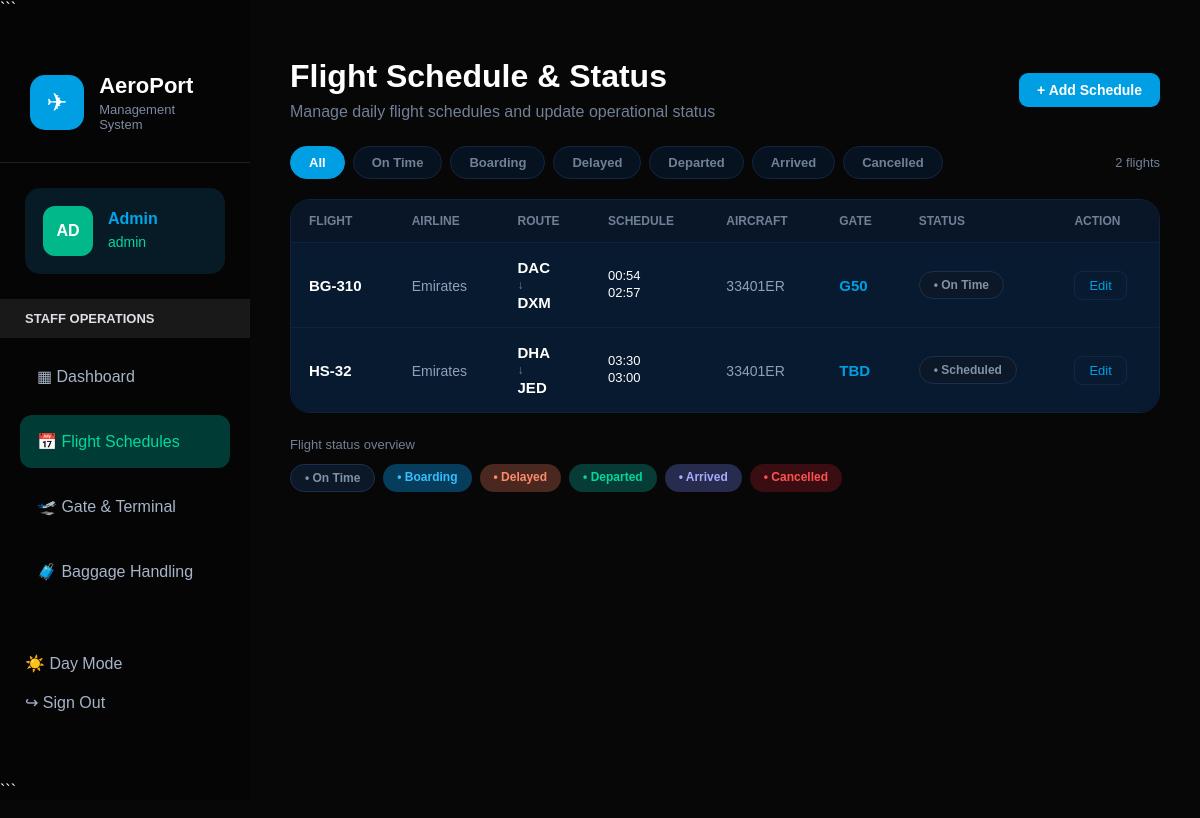
Page /staff/flight_schedule.php (signed in) on the committed database.
### tables this page shows
CREATE TABLE `users` (
  `id` int(11) NOT NULL,
  `name` varchar(100) NOT NULL,
  `email` varchar(100) NOT NULL,
  `password` varchar(255) NOT NULL,
  `role` varchar(50) NOT NULL,
  `created_at` timestamp NOT NULL DEFAULT current_timestamp()
);

CREATE TABLE `flights` (
  `id` int(11) NOT NULL,
  `flight_number` varchar(50) NOT NULL,
  `airplane_id` int(11) NOT NULL,
  `departure` varchar(100) NOT NULL,
  `destination` varchar(100) NOT NULL,
  `departure_time` datetime NOT NULL,
  `arrival_time` datetime NOT NULL,
  `status` varchar(50) DEFAULT 'Scheduled',
  `created_at` timestamp NOT NULL DEFAULT current_timestamp()
);

### staff/flight_schedule.php (the view, shortened to what this page needs)
<?php
include "../config/database.php";
$user_id = $_SESSION['user_id'];
$user_sql = "
    SELECT name, role
    FROM users
    WHERE id = '$user_id'
";
$user_result = mysqli_query($conn, $user_sql);
$user_data = mysqli_fetch_assoc($user_result);
$staff_name = $user_data['name'] ?? $_SESSION['name'] ?? 'Staff';
$staff_role = $user_data['role'] ?? $_SESSION['role'] ?? 'Staff';
$staff_initials = strtoupper(substr($staff_name, 0, 2));
$flights_sql = "
    SELECT
        f.id,
        f.flight_number,
        COALESCE(
            a.airline_name,
            'N/A'
        ) AS airline,
        COALESCE(
            a.model,
            'N/A'
        ) AS aircraft,
        f.departure,
        f.destination,
        f.departure_time,
        f.arrival_time,
        f.status,
        (
            SELECT g.gate_number
            FROM gates g
            WHERE g.flight_id = f.id
            LIMIT 1
        ) AS gate_number
    FROM flights f
    LEFT JOIN airplanes a
        ON f.airplane_id = a.id
    ORDER BY f.departure_time ASC
";
$flights_result =
    mysqli_query($conn, $flights_sql);
$total_flights =
    mysqli_num_rows($flights_result);
function getScheduleBadgeClass($status)
{
    switch (strtolower(trim($status))) {
        case 'on time':
        default:
            return 'status-scheduled';
    }
}
?>
<!DOCTYPE html>
<html lang="en">
<head>
<link
    rel="stylesheet"
    href="../assets/css/dashboard.css">
</head>
<body>
<aside class="sidebar">
```
<div class="sidebar-top">
    <div class="logo">
        <div class="logo-icon">
            ✈
        </div>
        <div>
            <h2>
                AeroPort
            </h2>
            <p>
                Management System
            </p>
        </div>
    </div>
    <div class="profile">
        <div class="avatar">
            <?php
            echo htmlspecialchars(
                $staff_initials
            );
            ?>
        </div>
        <div>
            <h3>
                <?php
                echo htmlspecialchars(
                    $staff_name
                );
                ?>
            </h3>
            <span>
                <?php
                echo htmlspecialchars(
                    $staff_role
                );
                ?>
            </span>
        </div>
    </div>
    <div class="title">
        STAFF OPERATIONS
    </div>
    <nav>
        <a
            href="dashboard.php"
            class="menu">
            ▦ Dashboard
        </a>
        <a
            href="flight_schedule.php"
            class="menu active">
            📅 Flight Schedules
        </a>
        <a
            href="gate_assignment.php"
            class="menu">
            🛫 Gate & Terminal
        </a>
        <a
            href="baggage_status.php"
            class="menu">
            🧳 Baggage Handling
        </a>
    </nav>
</div>
<div class="sidebar-bottom">
    <p id="themeToggle">
        <span id="themeIcon">
        </span>
        <span id="themeText">
        </span>
    </p>
    <p>
        <a
            href="../logout.php"
            class="sign-out">
            ↪ Sign Out
        </a>
    </p>
</div>
```
</aside>
<main class="main">
<div class="page-top-bar">
    <div class="page-title-group">
        <h1>
            Flight Schedule & Status
        </h1>
        <p class="sub">
            Manage daily flight schedules and update operational status
        </p>
    </div>
    <button
        type="button"
        id="toggleFormBtn"
        class="btn-primary">
        + Add Schedule
    </button>
</div>
<div class="filter-container">
    <div class="filter-pills">
        <button
            type="button"
            class="filter-btn active"
            data-status="all">
            All
        </button>
        <button
            type="button"
            class="filter-btn"
            data-status="on time">
            On Time
        </button>
        <button
            type="button"
            class="filter-btn"
            data-status="boarding">
            Boarding
        </button>
        <button
            type="button"
            class="filter-btn"
            data-status="delayed">
            Delayed
        </button>
        <button
            type="button"
            class="filter-btn"
            data-status="departed">
            Departed
        </button>
        <button
            type="button"
            class="filter-btn"
            data-status="arrived">
            Arrived
        </button>
        <button
            type="button"
            class="filter-btn"
            data-status="cancelled">
            Cancelled
        </button>
    </div>
    <div class="flight-count-text">
        <span id="visibleCount">
            <?php
            echo $total_flights;
            ?>
        </span>
        flights
    </div>
</div>
<div class="schedule-table-card">
    <table class="schedule-table">
        <thead>
            <tr>
                <th>
                    FLIGHT
                </th>
                <th>
                    AIRLINE
                </th>
                <th>
                    ROUTE
                </th>
                <th>
                    SCHEDULE
                </th>
                <th>
                    AIRCRAFT
                </th>
                <th>
                    GATE
                </th>
                <th>
                    STATUS
                </th>
                <th>
                    ACTION
                </th>
            </tr>
        </thead>
        <tbody>
        <?php if ($total_flights > 0): ?>
            <?php while ($flight = mysqli_fetch_assoc($flights_result)): ?>
                <?php
                $status =
                    $flight['status'] ?? 'On Time';
                $status_class =
                    getScheduleBadgeClass(
                        $status
                    );
                ?>
                <tr
                    class="flight-row"
                    data-status="<?php echo strtolower(trim($status)); ?>">
                    <td>
                        <strong class="flight-no-link">
                            <?php
                            echo htmlspecialchars(
                                $flight['flight_number']
                            );
                            ?>
                        </strong>
                    </td>
                    <td>
                        <span class="airline-text">
                            <?php
                            echo htmlspecialchars(
                                $flight['airline']
                            );
                            ?>
                        </span>
                    </td>
                    <td>
                        <div class="route-block">
                            <strong class="route-iata">
                                <?php
                                echo htmlspecialchars(
                                    $flight['departure']
                                );
                                ?>
                            </strong>
                            <span class="route-symbol">
                                ↓
                            </span>
                            <strong class="route-iata">
                                <?php
                                echo htmlspecialchars(
                                    $flight['destination']
                                );
                                ?>
                            </strong>
                        </div>
                    </td>
                    <td>
                        <div class="schedule-time-box">
                            <span>
                                <?php
                                echo htmlspecialchars(
                                    date(
                                        'H:i',
                                        strtotime(
                                            $flight['departure_time']
                                        )
                                    )
                                );
                                ?>
                            </span>
                            <span>
                                <?php
                                echo htmlspecialchars(
                                    date(
                                        'H:i',
                                        strtotime(
                                            $flight['arrival_time']
                                        )
                                    )
                                );
                                ?>
                            </span>
                        </div>
                    </td>
                    <td>
                        <span class="aircraft-text">
                            <?php
                            echo htmlspecialchars(
                                $flight['aircraft']
                            );
                            ?>
                        </span>
                    </td>
                    <td>
                        <strong class="gate-bold-cyan">
                            <?php
                            echo htmlspecialchars(
                                $flight['gate_number']
                                ?? 'TBD'
                            );
                            ?>
                        </strong>
                    </td>
                    <td>
                        <span
                            class="status-badge clickable-badge <?php echo $status_class; ?>">
                            •
                            <?php
                            echo htmlspecialchars(
                                $status
                            );
                            ?>
                        </span>
                    </td>
                    <td>
                        <button
    type="button"
    class="btn-edit-action edit-flight-btn"
    data-id="<?php echo $flight['id']; ?>">
    Edit
</button>
                    </td>
                </tr>
            <?php endwhile; ?>
        <?php endif; ?>
        </tbody>
    </table>
</div>
<div class="status-legend-bar">
    <span>
        Flight status overview
    </span>
    <div class="legend-pills">
        <span class="status-badge status-scheduled">
            • On Time
        </span>
        <span class="status-badge status-boarding">
            • Boarding
        </span>
        <span class="status-badge status-delayed">
            • Delayed
        </span>
        <span class="status-badge status-departed">
            • Departed
        </span>
        <span class="status-badge status-arrived">
            • Arrived
        </span>
        <span class="status-badge status-cancelled">
            • Cancelled
        </span>
    </div>
</div>
</main>
</body>
</html>

### rows in the picture
users: name "AD", name "Admin", role "admin"
flights: flight_number "BG-310", airline "Emirates", departure "DAC", destination "DXM", departure_time "00:54", arrival_time "02:57", aircraft "33401ER", gate_number "G50", status "On Time"
flights: flight_number "HS-32", airline "Emirates", departure "DHA", destination "JED", departure_time "03:30", arrival_time "03:00", aircraft "33401ER", gate_number "TBD", status "Scheduled"

### other values in the picture
$total_flights "2"
